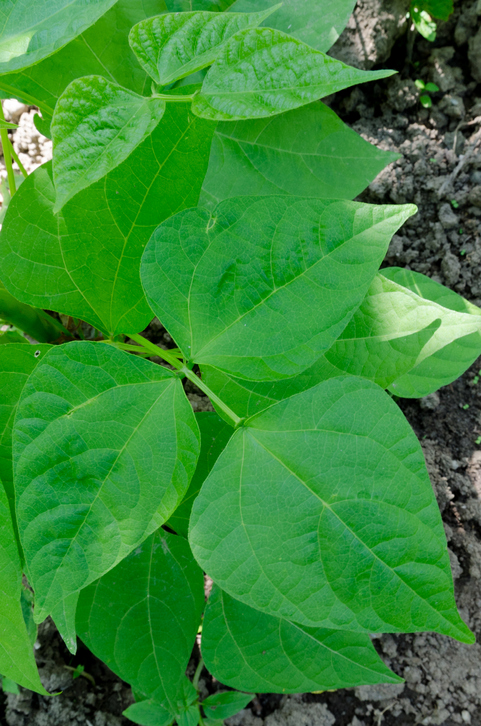
#> input picture robust/new_leaf_original.png, 481 x 726 px
$ python scene_preview.py ../robust   (older library calls are emulated)
#> lines starting #> are read from the running program, lines starting #| are printed output that depends on the picture
#> in main, rgb is the input picture: shape (726, 481, 3); mean R, G, B 54.7, 135.6, 53.8
### ai/leaf_router.py
"""사진 상태를 보고 길을 나누는 라우터 (OpenCV 규칙 기반 · 학습 모델 없음)

    입력 사진
      ↓
    ① 품질 게이트  흐림 · 어두움 · 밝음 · 대비 부족 → RETAKE (재촬영)
      ↓
    ② 잎 색 마스크  HSV 초록 ~ 노랑 (흙 · 하늘 제외) · 반점 구멍 메움
      ↓
    ③ 잎 분리      MeanShift 로 잎맥 지우기 → 긴 경계선만 남겨 잎끼리 떼기 → 연결 영역
      ↓
    ④ 길 나누기    가장 큰 잎이 화면을 크게 차지하면 close (근접 · 잎 1장)
                   비슷한 크기의 잎이 여러 장 + 속이 꽉 찬 잎 모양 조각이 있으면 far (원거리 · 밭 사진)
                   또는 잎이 빽빽한 밭 사진: 속이 꽉 찬 작은 잎(화면 1.5% 이상)이 SCENE_FAR_SMALL_LEAVES 장 이상
                   (잎맥 때문에 쪼개진 조각은 쐐기 모양 = solidity 낮음 → 원거리로 보지 않음)
"""
from dataclasses import asdict, dataclass, field

import cv2
import numpy as np

from .config import (SCENE_CLOSE_HULL, SCENE_FAR_SIMILAR, SCENE_MAX_LEAVES, SCENE_LEAF_SOLIDITY, SCENE_FAR_SMALL_LEAVES,
                     SCENE_MIN_BRIGHT, SCENE_MAX_BRIGHT, SCENE_MIN_CONTRAST, SCENE_MIN_SHARPNESS)

WORK_SIZE = 512            # 계산용 긴 변 (원본 크기와 상관없이 같은 기준으로 잼)
HUE_RANGE = (18, 95)       # OpenCV Hue 0 ~ 180 · 노랑(병든 잎) ~ 초록
MIN_SAT, MIN_VAL = 45, 45  # 회색 · 그림자 제외
MIN_LEAF = 0.012           # 화면의 1.2% 보다 작은 조각은 잎으로 안 봄
MIN_CROP = 0.02            # 원거리에서 분류할 잎의 최소 크기 (볼록 껍질 기준 2% · 가장 큰 잎의 30% 이상)
SMALL_LEAF = 0.015         # 빽빽한 밭 사진에서 잎 1장으로 셀 최소 크기 (속이 꽉 찬 모양일 때)
PAD = 0.08                 # 잎을 잘라낼 때 여백 8%


@dataclass
class Quality:
    sharpness: float       # Laplacian 분산 · 낮으면 흐림
    brightness: float      # 회색 평균 0 ~ 255
    contrast: float        # 회색 표준편차
    ok: bool
    reasons: list = field(default_factory=list)


@dataclass
class Scene:
    mode: str                                   # close | far | no_leaf
    leaf_ratio: float                           # 잎 색 영역 비율
    largest_hull: float                         # 가장 큰 잎(구멍 메운 모양) 비율
    similar: int                                # 가장 큰 잎의 절반 이상 크기인 잎 수
    whole_leaves: int = 0                       # 속이 꽉 찬 잎 모양 조각 수 (화면 8% 이상 · solidity 기준 이상)
    boxes: list = field(default_factory=list)   # 원본 좌표 (x1, y1, x2, y2) · 큰 잎부터
    hulls: list = field(default_factory=list)   # 잎마다 화면 비율

    def to_dict(self):
        return asdict(self)


def _resize(rgb: np.ndarray):
    h, w = rgb.shape[:2]
#> h = 726; w = 481
    scale = WORK_SIZE / max(h, w)
#> scale = 0.705
    small = cv2.resize(rgb, (max(1, round(w * scale)), max(1, round(h * scale))), interpolation=cv2.INTER_AREA)
    return cv2.cvtColor(small, cv2.COLOR_RGB2BGR), scale


def check_quality(rgb: np.ndarray) -> Quality:
    bgr, _ = _resize(rgb)
    gray = cv2.cvtColor(bgr, cv2.COLOR_BGR2GRAY)
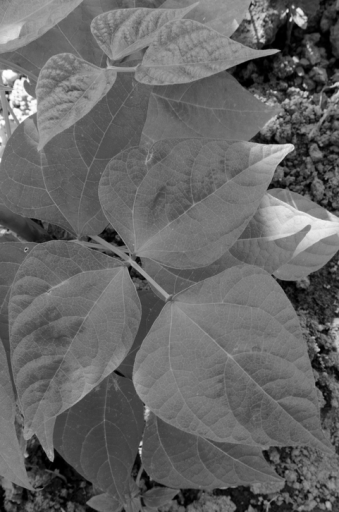
#> gray: shape (512, 339); min 0, max 255, mean 102.1
    sharp = float(cv2.Laplacian(gray, cv2.CV_64F).var())
#> sharp = 451.3
    bright, contrast = float(gray.mean()), float(gray.std())
#> bright = 102.1; contrast = 36.39
    reasons = []
    if sharp < SCENE_MIN_SHARPNESS:
        reasons.append("blur")
    if bright < SCENE_MIN_BRIGHT:
        reasons.append("dark")
    if bright > SCENE_MAX_BRIGHT:
        reasons.append("bright")
    if contrast < SCENE_MIN_CONTRAST:
        reasons.append("low_contrast")
    return Quality(round(sharp, 1), round(bright, 1), round(contrast, 1), not reasons, reasons)


# [129 lines left out: functions _leaf_mask, _long_edges, analyze_scene, _label_color, draw_scene, not called in this run]

### tools/scene_preview.py
"""폴더 안 사진을 근접 / 원거리로 판별해 그림 · CSV 로 저장 (모델 없이 라우터만 · 기준값 맞추기용)

실행 (프로젝트 폴더에서):
    python tools/scene_preview.py robust/variants                  # 인터넷 사진 19장
    python tools/scene_preview.py dataset/val --limit 60           # 원래 데이터 → 대부분 close 여야 정상
출력:
    reports/scene/<폴더이름>/*.jpg     판별 결과 그림
    reports/scene/<폴더이름>.csv       파일별 mode · 품질 · 잎 수
"""
import argparse
import csv
import sys
from collections import Counter
from pathlib import Path

sys.path.insert(0, str(Path(__file__).resolve().parent.parent))

import cv2
import numpy as np
from PIL import Image

from ai.leaf_router import analyze_scene, check_quality, draw_scene

EXT = {".jpg", ".jpeg", ".png", ".webp"}


def main():
    ap = argparse.ArgumentParser()
    ap.add_argument("folder")
    ap.add_argument("--limit", type=int, default=0, help="폴더마다 앞에서부터 N장만 (0 = 전부)")
    args = ap.parse_args()
    src = Path(args.folder)
    files = sorted(p for p in src.rglob("*") if p.suffix.lower() in EXT)
    if args.limit:
        by_dir = {}
        for p in files:
            by_dir.setdefault(p.parent, []).append(p)
        files = [p for ps in by_dir.values() for p in ps[:args.limit]]
    name = "_".join(src.parts[-2:]) if len(src.parts) > 1 else src.name
    out_dir = Path("reports/scene") / name
    out_dir.mkdir(parents=True, exist_ok=True)
    rows, modes = [], Counter()
    for p in files:
        rgb = np.asarray(Image.open(p).convert("RGB"))
        q, s = check_quality(rgb), analyze_scene(rgb)
        route = "retake" if not q.ok else s.mode
        modes[route] += 1
        rows.append({"file": str(p.relative_to(src)), "route": route, "mode": s.mode, "leaves": len(s.boxes),
                     "largest_hull": s.largest_hull, "similar": s.similar, "whole_leaves": s.whole_leaves, "leaf_ratio": s.leaf_ratio,
                     "sharpness": q.sharpness, "brightness": q.brightness, "contrast": q.contrast,
                     "retake_reason": ",".join(q.reasons)})
        cv2.imwrite(str(out_dir / (p.stem + ".jpg")), draw_scene(rgb, s, quality=q))
    with open(out_dir.with_suffix(".csv"), "w", newline="", encoding="utf-8") as f:
        w = csv.DictWriter(f, fieldnames=list(rows[0].keys()))
        w.writeheader()
        w.writerows(rows)
    print(f"{src} · {len(rows)}장 · " + " · ".join(f"{k} {v}" for k, v in modes.most_common()))
    for r in rows[:40]:
        print(f"  {r['file']:42} {r['route']:7} leaves {r['leaves']:2}  hull {r['largest_hull']:.2f}  similar {r['similar']}  whole {r['whole_leaves']}  {r['retake_reason']}")
    print(f"저장: {out_dir}/ · {out_dir.with_suffix('.csv')}")


if __name__ == "__main__":
    main()
#> (the call stopped at in check_quality, `if sharp < SCENE_MIN_SHARPNESS:`: ai is not available in this run)
